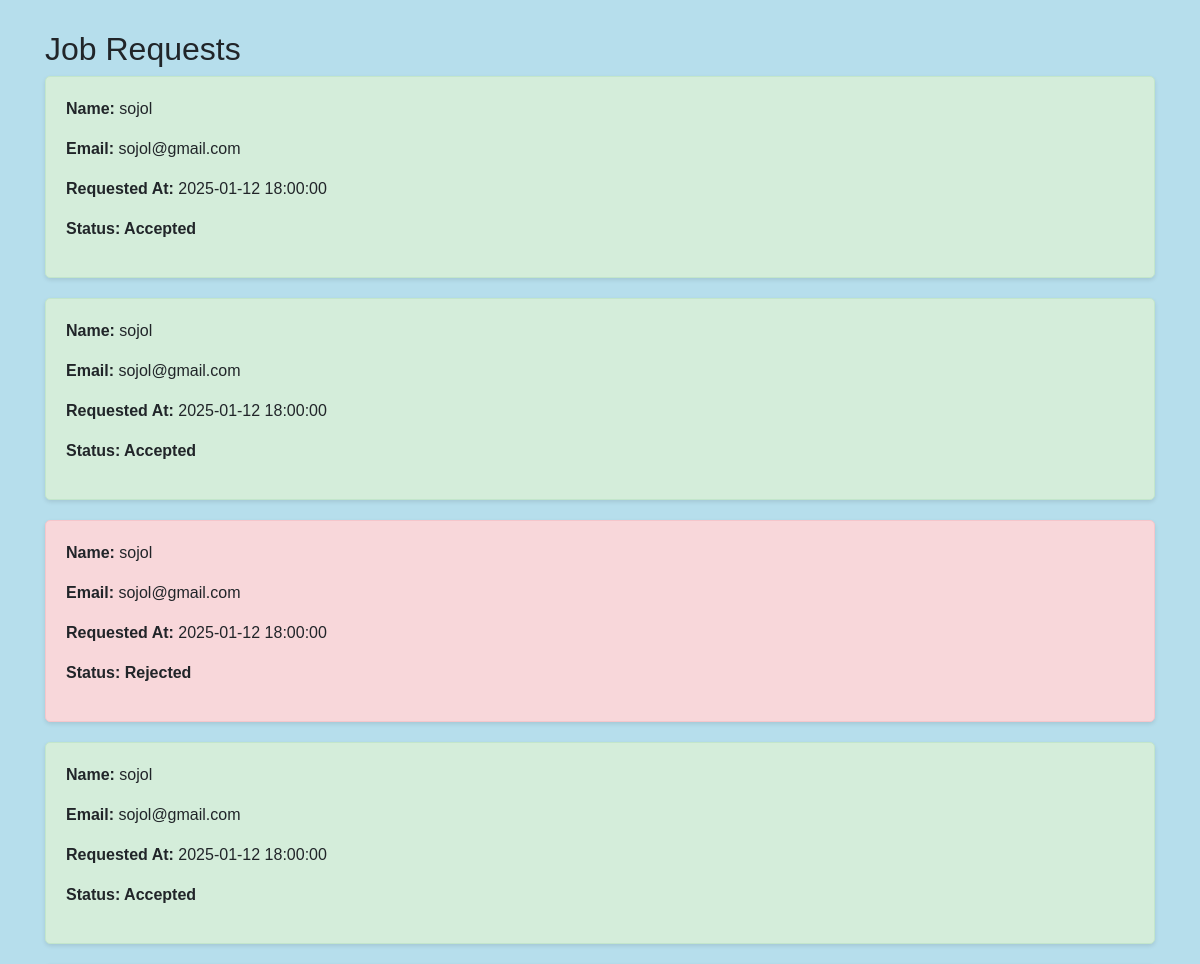
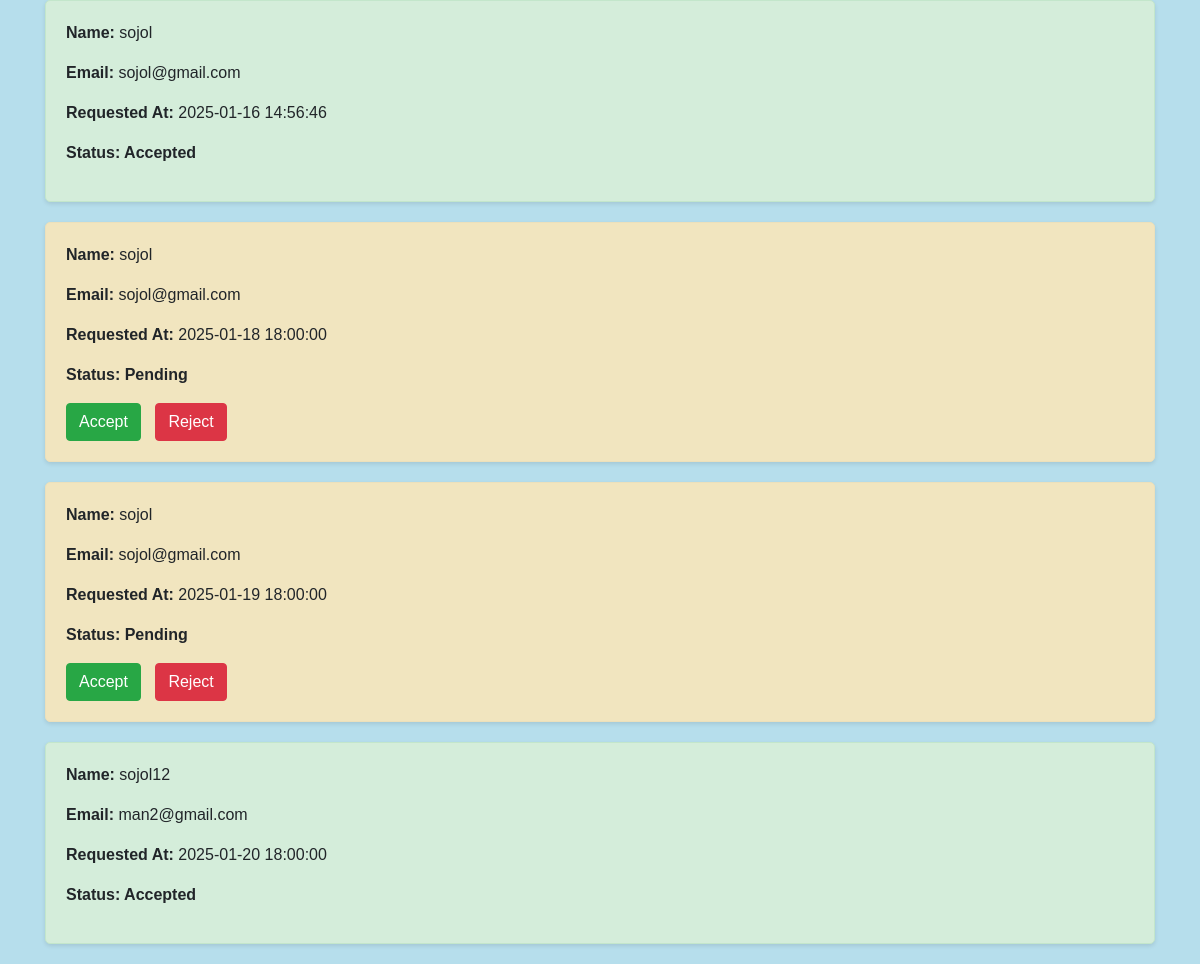
The page /job_request.php (signed in) on the database its author committed (2 pictures, top to bottom).
### tables this page shows
CREATE TABLE `bookings` (
  `booking_id` int(11) NOT NULL,
  `user_id` int(11) DEFAULT NULL,
  `worker_id` int(11) DEFAULT NULL,
  `booking_date` timestamp NOT NULL DEFAULT current_timestamp(),
  `status` enum('Pending','Accepted','Rejected','Completed') NOT NULL DEFAULT 'Pending',
  `Description` varchar(50) DEFAULT NULL
);

CREATE TABLE `users` (
  `user_id` int(11) NOT NULL,
  `name` varchar(100) NOT NULL,
  `email` varchar(150) DEFAULT NULL,
  `password` varchar(255) NOT NULL,
  `phone` varchar(15) NOT NULL,
  `created_at` datetime DEFAULT current_timestamp(),
  `Role` varchar(20) DEFAULT NULL,
  `image` mediumblob DEFAULT NULL,
  `address` varchar(30) DEFAULT NULL
);

### job_request.php (the view, shortened to what this page needs)
<?php
include 'db.php';
$worker_id = $_SESSION['worker_id'];
$sql = "SELECT b.booking_id, b.status, b.booking_date, u.name, u.email
        FROM bookings b
        JOIN users u ON b.user_id = u.user_id
        WHERE b.worker_id = ?";
$stmt = $pdo->prepare($sql);
$stmt->execute([$worker_id]);
$job_requests = $stmt->fetchAll(PDO::FETCH_ASSOC);
?>
<!DOCTYPE html>
<html lang="en">
<head>
    <link rel="stylesheet" href="https://maxcdn.bootstrapcdn.com/bootstrap/4.0.0/css/bootstrap.min.css">
</head>
<body>
<div class="container">
    <h2>Job Requests</h2>
    <?php if (empty($job_requests)): ?>
        <p>No job requests at the moment.</p>
    <?php else: ?>
        <?php foreach ($job_requests as $request): ?>
            <div class="job-card <?= strtolower($request['status']) ?>">
                <p><strong>Name:</strong> <?= htmlspecialchars($request['name']) ?></p>
                <p><strong>Email:</strong> <?= htmlspecialchars($request['email']) ?></p
                <p><strong>Requested At:</strong> <?= htmlspecialchars($request['booking_date']) ?></p>
                <p class="status"><strong>Status:</strong> <?= htmlspecialchars($request['status']) ?></p>
                <?php if ($request['status'] === 'Pending'): ?>
                    <form method="POST" style="display: inline-block;">
                        <button type="submit" class="btn btn-success">Accept</button>
                    </form>
                    <form method="POST" style="display: inline-block;">
                        <button type="submit" class="btn btn-danger">Reject</button>
                    </form>
                <?php endif; ?>
            </div>
        <?php endforeach; ?>
    <?php endif; ?>
</div>
</body>
</html>

### job_request.php (style rules this page uses)
body { font-family: Arial, sans-serif; background-color:rgb(182, 222, 236); }
.container { margin-top: 30px; }
.job-card { background-color: #ffffff; border: 1px solid #ddd; border-radius: 5px; padding: 20px; margin-bottom: 20px; box-shadow: 0 2px 4px rgba(0, 0, 0, 0.1); }
.job-card .status { font-weight: bold; }
.job-card.accepted { background-color: #d4edda; border-color: #c3e6cb; }
.job-card.rejected { background-color: #f8d7da; border-color: #f5c6cb; }
.job-card.pending { background-color:rgb(241, 229, 191); border-color:rgb(236, 224, 187); }
.btn { margin-right: 10px; }

### rows shown on the page
bookings: user.name "sojol", user.email "sojol@gmail.com", booking_date "2025-01-12 18:00:00", status "Accepted"
bookings: user.name "sojol", user.email "sojol@gmail.com", booking_date "2025-01-12 18:00:00", status "Accepted"
bookings: user.name "sojol", user.email "sojol@gmail.com", booking_date "2025-01-12 18:00:00", status "Rejected"
bookings: user.name "sojol", user.email "sojol@gmail.com", booking_date "2025-01-12 18:00:00", status "Accepted"
bookings: user.name "sojol", user.email "sojol@gmail.com", booking_date "2025-01-16 14:56:46", status "Accepted"
bookings: user.name "sojol", user.email "sojol@gmail.com", booking_date "2025-01-18 18:00:00", status "Pending"
bookings: user.name "sojol", user.email "sojol@gmail.com", booking_date "2025-01-19 18:00:00", status "Pending"
bookings: user.name "sojol12", user.email "man2@gmail.com", booking_date "2025-01-20 18:00:00", status "Accepted"
